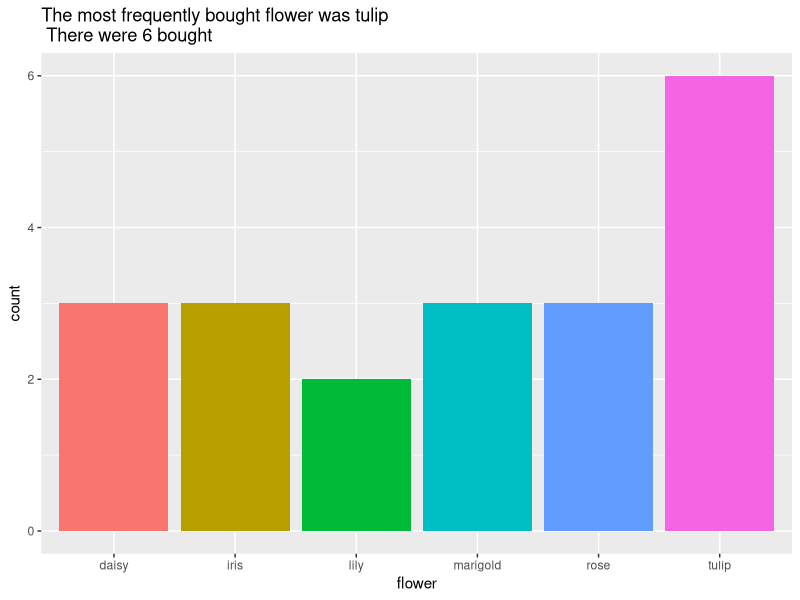

Generate this figure with R:
# ESM 262 Looping Lecture May 7, 2026
# Emma Rasmussen 

library(ggplot2)
sprintf("We found %d %s %3.1f miles from shore", 4,"Otters", 18.95632342)

# %s replace with a string
# %d replace with an integer 
# %f replace with a real value
# %4.1f replace with a real value with a decimal 
# \n add a line return

# # create vector of possible flowers 
possible.flowers = c("tulip","rose","lily","iris","marigold","daisy")

# we can use sample to simulate a random recording of purchases at the market, lets create data that had 300 flower purchases

purchases = sample(possible.flowers, size=20, replace=T)
purchases= as.factor(purchases)

# make it a data frame for plotting later
# maybe we want to add more information about the purchases later - like price, time of day, etc. - so make column name flower
purchases  = data.frame(flower=purchases) 

# to quickly get information of flower purchases 
summary(purchases$flower)

# sprintf creates a string %s mean use what ever is after the , to fill in a string
plottitle=sprintf("The most frequently bought flower was %s\n There were %d bought", names(which.max(summary(purchases$flower))), max(summary(purchases$flower)))

# now plot
ggplot(purchases, aes(flower, fill=flower))+geom_histogram(stat="count")+labs(title=plottitle)+
  theme(legend.position="none")
